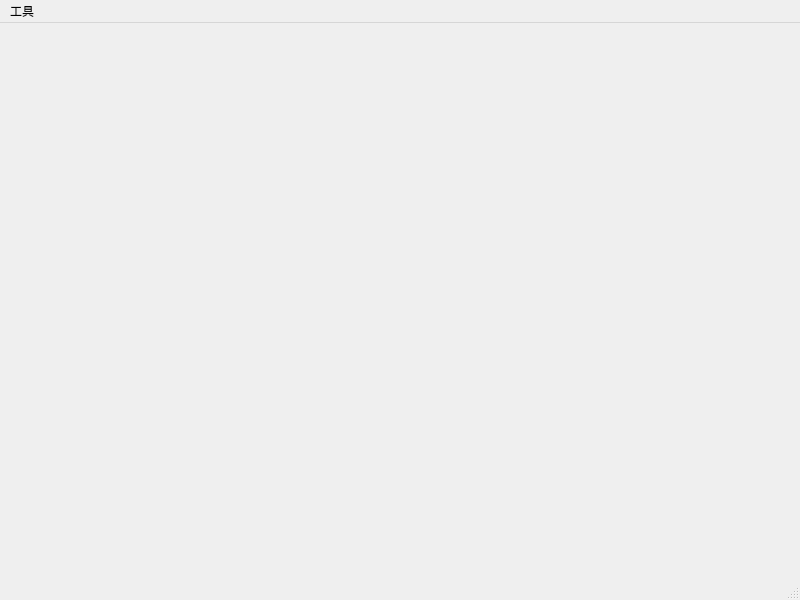
<?xml version="1.0" encoding="UTF-8"?>
<ui version="4.0">
 <class>MainWindow</class>
 <widget class="QMainWindow" name="MainWindow">
  <property name="geometry">
   <rect>
    <x>0</x>
    <y>0</y>
    <width>800</width>
    <height>600</height>
   </rect>
  </property>
  <property name="windowTitle">
   <string>一堆小工具</string>
  </property>
  <widget class="QWidget" name="centralwidget"/>
  <widget class="QMenuBar" name="menubar">
   <property name="geometry">
    <rect>
     <x>0</x>
     <y>0</y>
     <width>800</width>
     <height>20</height>
    </rect>
   </property>
   <widget class="QMenu" name="menu">
    <property name="title">
     <string>工具</string>
    </property>
    <addaction name="action_format_text"/>
    <addaction name="action_fast_del"/>
   </widget>
   <addaction name="menu"/>
  </widget>
  <widget class="QStatusBar" name="statusbar"/>
  <action name="action_format_text">
   <property name="text">
    <string>文本转换</string>
   </property>
  </action>
  <action name="action_fast_del">
   <property name="text">
    <string>删除文件夹</string>
   </property>
  </action>
 </widget>
 <resources/>
 <connections/>
</ui>
